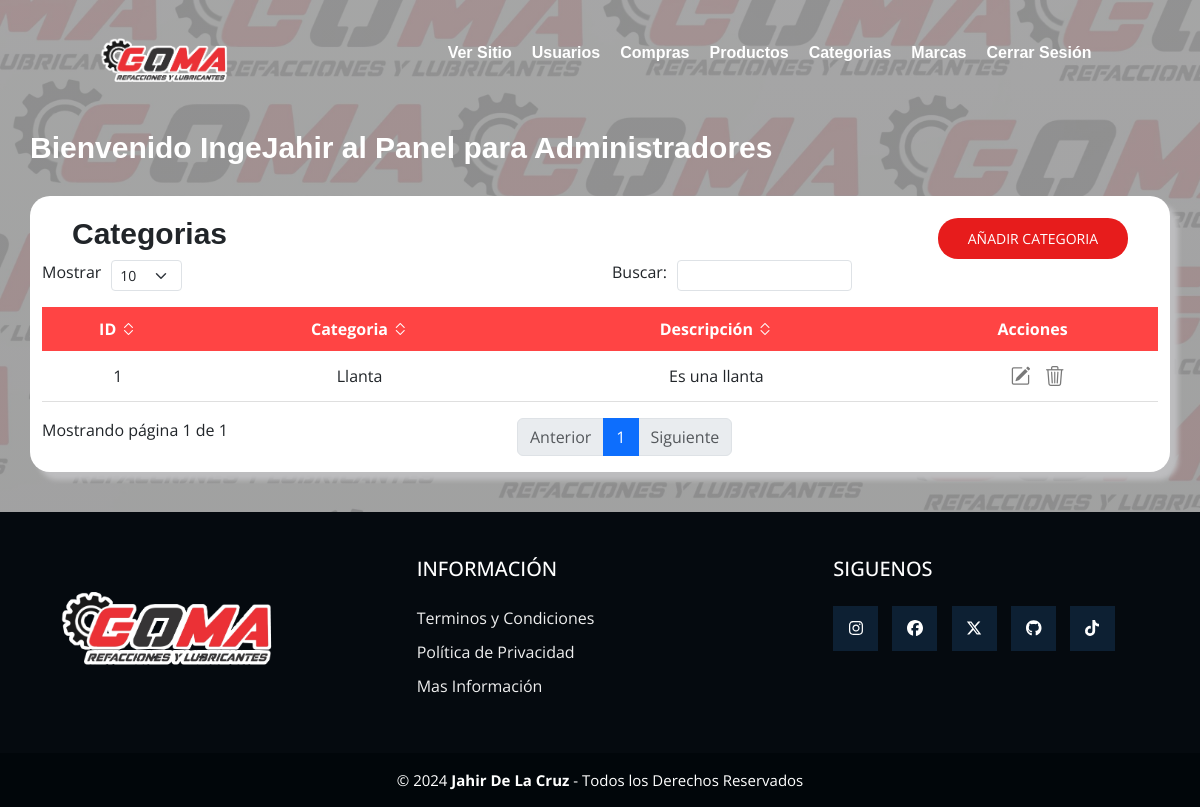
The app's page /categorias/ (signed in), older data.
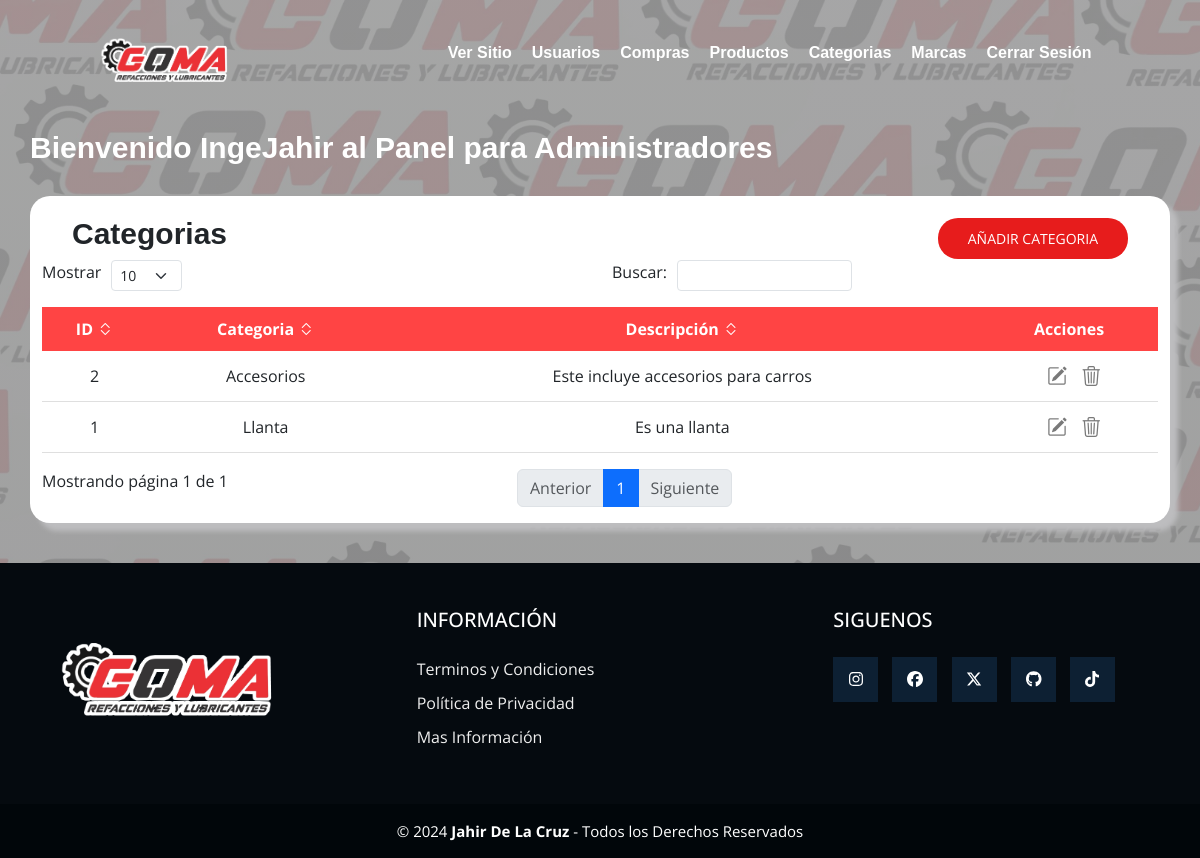
The same page, newer data.
### GOMA/models.py (models this page shows, shortened)
class Categoria(models.Model):
    nombre = models.CharField(max_length=200)
    descripcion = models.TextField()

### GOMA_admin/views.py (the view)
# urls.py: path('categorias/', CategoriasAdminView.as_view(), name='categorias'),
class CategoriasAdminView(LoginRequiredMixin, AdminRequiredMixin, View):
    def get(self, request):
        categorias = Categoria.objects.all()
        return render(request, 'categorias.html', {
            'categorias' : categorias
        })

### GOMA/mixins.py (called while the page is built)
    def dispatch(self, request, *args, **kwargs):
        if not request.user.is_authenticated:
            return self.handle_no_permission()
        elif not request.user.is_superuser:
            messages.error(request, 'Necesitas ser un Administrador para entrar!')
            return redirect_to_login(request.get_full_path(), self.get_login_url(), self.get_redirect_field_name())
        return super().dispatch(request, *args, **kwargs)

### GOMA_admin/templates/categorias.html (shortened to what this page needs)
{% extends 'layouts/baseAdmin.html' %}
{% block content %}
    <div class="contenedor__inicio">
        <div class="contenedor_titulo">
            <h1>Bienvenido {{ request.user.username }} al Panel para Administradores</h1>
        </div>
        <div class="container">
            <div class="table_header">
                <h2>Categorias</h2>
                <button><a href="{% url 'nuevo_proveedor' %}">Añadir Categoria</a></button>
            </div>
            <table class="display" id="MiTabla">
                <thead>
                    <tr>
                        <th>ID <i class="bi bi-chevron-expand"></i></th>
                        <th>Categoria <i class="bi bi-chevron-expand"></i></th>
                        <th>Descripción <i class="bi bi-chevron-expand"></i></th>
                        <th>Acciones</th>
                    </tr>
                </thead>
                <tbody>
                    {% for categoria in categorias %}
                        <tr>
                            <td>{{ categoria.id }}</td>
                            <td>{{ categoria.nombre }}</td>
                            <td>{{ categoria.descripcion }}</td>
                            <td>
                                <button><i class="bi bi-pencil-square" id="icons"></i></button>
                                <button><i class="bi bi-trash3" id="icons"></i></button>
                            </td>
                        </tr>
                    {% endfor %}
                </tbody>
            </table>
        </div>
    </div>
{% endblock %}

Row changes from the older to the newer data that the page shows:
added Categoria: id "2", nombre "Accesorios", descripcion "Este incluye accesorios para carros"
